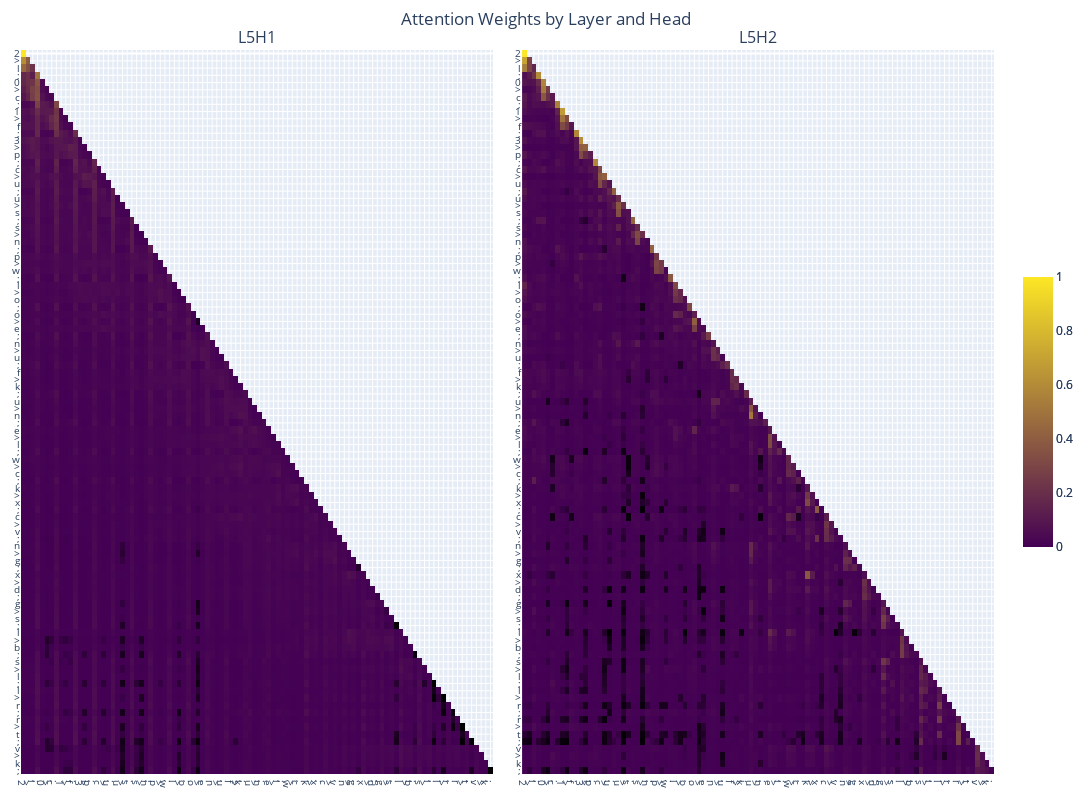

Notebook cell for this chart:
### Markdown cell above
### Layer 5

### Code cell
weights = [attn_weight.detach().cpu().numpy()[0] for attn_weight in attn_weights]
plotly_fig = get_fig(weights, list(prompt), base_height=800, selected_layers=[4], selected_heads=[0, 1], selected_x_toks=list(range(100)), selected_y_toks=list(range(100)))
plotly_fig.write_html("assets/l5_attn_map.html")
plotly_fig.show()

### Figure 1 — Plotly figure (JSON) as saved in the notebook; plotly's stock layout.template omitted (floating-point values rounded to 4 significant figures; data arrays with more than 128 entries replaced by an {"elided": "..."} marker saying what was removed)
{"data": [{"colorbar": {"len": 0.4}, "colorscale": [[0, "black"], [0.001, "rgb(68,1,84)"], [1, "rgb(253,231,37)"]], "type": "heatmap", "x": [0, 1, 2, 3, 4, 5, 6, 7, 8, 9, 10, 11, 12, 13, 14, 15, 16, 17, 18, 19, 20, 21, 22, 23, 24, 25, 26, 27, 28, 29, 30, 31, 32, 33, 34, 35, 36, 37, 38, 39, 40, 41, 42, 43, 44, 45, 46, 47, 48, 49, 50, 51, 52, 53, 54, 55, 56, 57, 58, 59, 60, 61, 62, 63, 64, 65, 66, 67, 68, 69, 70, 71, 72, 73, 74, 75, 76, 77, 78, 79, 80, 81, 82, 83, 84, 85, 86, 87, 88, 89, 90, 91, 92, 93, 94, 95, 96, 97, 98, 99], "xaxis": "x", "y": [0, 1, 2, 3, 4, 5, 6, 7, 8, 9, 10, 11, 12, 13, 14, 15, 16, 17, 18, 19, 20, 21, 22, 23, 24, 25, 26, 27, 28, 29, 30, 31, 32, 33, 34, 35, 36, 37, 38, 39, 40, 41, 42, 43, 44, 45, 46, 47, 48, 49, 50, 51, 52, 53, 54, 55, 56, 57, 58, 59, 60, 61, 62, 63, 64, 65, 66, 67, 68, 69, 70, 71, 72, 73, 74, 75, 76, 77, 78, 79, 80, 81, 82, 83, 84, 85, 86, 87, 88, 89, 90, 91, 92, 93, 94, 95, 96, 97, 98, 99], "yaxis": "y", "z": {"elided": "100x100 float values"}, "zmax": 1, "zmin": 0}, {"colorbar": {"len": 0.4}, "colorscale": [[0, "black"], [0.001, "rgb(68,1,84)"], [1, "rgb(253,231,37)"]], "type": "heatmap", "x": [0, 1, 2, 3, 4, 5, 6, 7, 8, 9, 10, 11, 12, 13, 14, 15, 16, 17, 18, 19, 20, 21, 22, 23, 24, 25, 26, 27, 28, 29, 30, 31, 32, 33, 34, 35, 36, 37, 38, 39, 40, 41, 42, 43, 44, 45, 46, 47, 48, 49, 50, 51, 52, 53, 54, 55, 56, 57, 58, 59, 60, 61, 62, 63, 64, 65, 66, 67, 68, 69, 70, 71, 72, 73, 74, 75, 76, 77, 78, 79, 80, 81, 82, 83, 84, 85, 86, 87, 88, 89, 90, 91, 92, 93, 94, 95, 96, 97, 98, 99], "xaxis": "x2", "y": [0, 1, 2, 3, 4, 5, 6, 7, 8, 9, 10, 11, 12, 13, 14, 15, 16, 17, 18, 19, 20, 21, 22, 23, 24, 25, 26, 27, 28, 29, 30, 31, 32, 33, 34, 35, 36, 37, 38, 39, 40, 41, 42, 43, 44, 45, 46, 47, 48, 49, 50, 51, 52, 53, 54, 55, 56, 57, 58, 59, 60, 61, 62, 63, 64, 65, 66, 67, 68, 69, 70, 71, 72, 73, 74, 75, 76, 77, 78, 79, 80, 81, 82, 83, 84, 85, 86, 87, 88, 89, 90, 91, 92, 93, 94, 95, 96, 97, 98, 99], "yaxis": "y2", "z": {"elided": "100x100 float values"}, "zmax": 1, "zmin": 0}], "layout": {"annotations": [{"font": {"size": 16}, "showarrow": false, "text": "L5H1", "x": 0.2425, "xanchor": "center", "xref": "paper", "y": 1, "yanchor": "bottom", "yref": "paper"}, {"font": {"size": 16}, "showarrow": false, "text": "L5H2", "x": 0.7575, "xanchor": "center", "xref": "paper", "y": 1, "yanchor": "bottom", "yref": "paper"}], "height": 800, "margin": {"b": 20, "l": 20, "r": 20, "t": 50}, "showlegend": false, "title": {"text": "Attention Weights by Layer and Head", "x": 0.5}, "width": 1600, "xaxis": {"anchor": "y", "domain": [0, 0.485], "tickfont": {"size": 10}, "tickmode": "array", "ticktext": ["2", ">", "l", ";", "0", ">", "c", ";", "1", ">", "f", ";", "3", ">", "p", ";", "c", ">", "u", ";", "u", ">", "s", ";", "s", ">", "n", ";", "p", ">", "w", ";", "l", ">", "o", ";", "o", ">", "e", ";", "n", ">", "u", ";", "f", ">", "k", ";", "u", ">", "n", ";", "e", ">", "l", ";", "w", ">", "c", ";", "k", ">", "x", ";", "c", ">", "v", ";", "n", ">", "g", ";", "x", ">", "d", ";", "g", ">", "s", ";", "l", ">", "b", ";", "s", ">", "l", ";", "l", ">", "r", ";", "r", ">", "t", ";", "v", ">", "k", ";"], "tickvals": [0, 1, 2, 3, 4, 5, 6, 7, 8, 9, 10, 11, 12, 13, 14, 15, 16, 17, 18, 19, 20, 21, 22, 23, 24, 25, 26, 27, 28, 29, 30, 31, 32, 33, 34, 35, 36, 37, 38, 39, 40, 41, 42, 43, 44, 45, 46, 47, 48, 49, 50, 51, 52, 53, 54, 55, 56, 57, 58, 59, 60, 61, 62, 63, 64, 65, 66, 67, 68, 69, 70, 71, 72, 73, 74, 75, 76, 77, 78, 79, 80, 81, 82, 83, 84, 85, 86, 87, 88, 89, 90, 91, 92, 93, 94, 95, 96, 97, 98, 99], "type": "linear"}, "xaxis2": {"anchor": "y2", "domain": [0.515, 1], "tickfont": {"size": 10}, "tickmode": "array", "ticktext": ["2", ">", "l", ";", "0", ">", "c", ";", "1", ">", "f", ";", "3", ">", "p", ";", "c", ">", "u", ";", "u", ">", "s", ";", "s", ">", "n", ";", "p", ">", "w", ";", "l", ">", "o", ";", "o", ">", "e", ";", "n", ">", "u", ";", "f", ">", "k", ";", "u", ">", "n", ";", "e", ">", "l", ";", "w", ">", "c", ";", "k", ">", "x", ";", "c", ">", "v", ";", "n", ">", "g", ";", "x", ">", "d", ";", "g", ">", "s", ";", "l", ">", "b", ";", "s", ">", "l", ";", "l", ">", "r", ";", "r", ">", "t", ";", "v", ">", "k", ";"], "tickvals": [0, 1, 2, 3, 4, 5, 6, 7, 8, 9, 10, 11, 12, 13, 14, 15, 16, 17, 18, 19, 20, 21, 22, 23, 24, 25, 26, 27, 28, 29, 30, 31, 32, 33, 34, 35, 36, 37, 38, 39, 40, 41, 42, 43, 44, 45, 46, 47, 48, 49, 50, 51, 52, 53, 54, 55, 56, 57, 58, 59, 60, 61, 62, 63, 64, 65, 66, 67, 68, 69, 70, 71, 72, 73, 74, 75, 76, 77, 78, 79, 80, 81, 82, 83, 84, 85, 86, 87, 88, 89, 90, 91, 92, 93, 94, 95, 96, 97, 98, 99], "type": "linear"}, "yaxis": {"anchor": "x", "autorange": "reversed", "domain": [0, 1], "tickfont": {"size": 10}, "tickmode": "array", "ticktext": ["2", ">", "l", ";", "0", ">", "c", ";", "1", ">", "f", ";", "3", ">", "p", ";", "c", ">", "u", ";", "u", ">", "s", ";", "s", ">", "n", ";", "p", ">", "w", ";", "l", ">", "o", ";", "o", ">", "e", ";", "n", ">", "u", ";", "f", ">", "k", ";", "u", ">", "n", ";", "e", ">", "l", ";", "w", ">", "c", ";", "k", ">", "x", ";", "c", ">", "v", ";", "n", ">", "g", ";", "x", ">", "d", ";", "g", ">", "s", ";", "l", ">", "b", ";", "s", ">", "l", ";", "l", ">", "r", ";", "r", ">", "t", ";", "v", ">", "k", ";"], "tickvals": [0, 1, 2, 3, 4, 5, 6, 7, 8, 9, 10, 11, 12, 13, 14, 15, 16, 17, 18, 19, 20, 21, 22, 23, 24, 25, 26, 27, 28, 29, 30, 31, 32, 33, 34, 35, 36, 37, 38, 39, 40, 41, 42, 43, 44, 45, 46, 47, 48, 49, 50, 51, 52, 53, 54, 55, 56, 57, 58, 59, 60, 61, 62, 63, 64, 65, 66, 67, 68, 69, 70, 71, 72, 73, 74, 75, 76, 77, 78, 79, 80, 81, 82, 83, 84, 85, 86, 87, 88, 89, 90, 91, 92, 93, 94, 95, 96, 97, 98, 99], "type": "linear"}, "yaxis2": {"anchor": "x2", "autorange": "reversed", "domain": [0, 1], "tickfont": {"size": 10}, "tickmode": "array", "ticktext": ["2", ">", "l", ";", "0", ">", "c", ";", "1", ">", "f", ";", "3", ">", "p", ";", "c", ">", "u", ";", "u", ">", "s", ";", "s", ">", "n", ";", "p", ">", "w", ";", "l", ">", "o", ";", "o", ">", "e", ";", "n", ">", "u", ";", "f", ">", "k", ";", "u", ">", "n", ";", "e", ">", "l", ";", "w", ">", "c", ";", "k", ">", "x", ";", "c", ">", "v", ";", "n", ">", "g", ";", "x", ">", "d", ";", "g", ">", "s", ";", "l", ">", "b", ";", "s", ">", "l", ";", "l", ">", "r", ";", "r", ">", "t", ";", "v", ">", "k", ";"], "tickvals": [0, 1, 2, 3, 4, 5, 6, 7, 8, 9, 10, 11, 12, 13, 14, 15, 16, 17, 18, 19, 20, 21, 22, 23, 24, 25, 26, 27, 28, 29, 30, 31, 32, 33, 34, 35, 36, 37, 38, 39, 40, 41, 42, 43, 44, 45, 46, 47, 48, 49, 50, 51, 52, 53, 54, 55, 56, 57, 58, 59, 60, 61, 62, 63, 64, 65, 66, 67, 68, 69, 70, 71, 72, 73, 74, 75, 76, 77, 78, 79, 80, 81, 82, 83, 84, 85, 86, 87, 88, 89, 90, 91, 92, 93, 94, 95, 96, 97, 98, 99], "type": "linear"}}}
